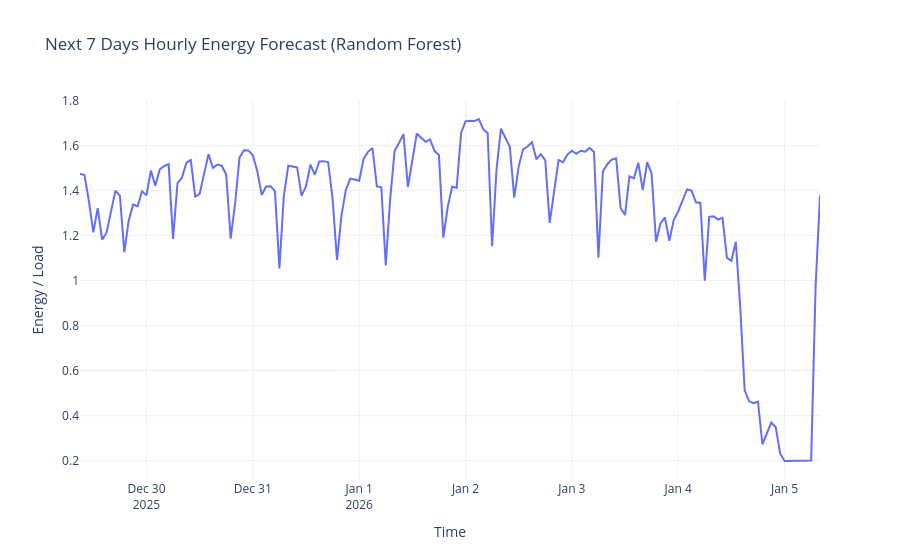

The notebook cell this image was saved under:
### Code cell
fig = go.Figure()
fig.add_trace(go.Scatter(
    x=forecast_df.index,
    y=forecast_df["Predicted"],
    mode="lines",
    name="Next 7 Days Forecast",
    line=dict(width=2)
))

fig.update_layout(
    title="Next 7 Days Hourly Energy Forecast (Random Forest)",
    xaxis_title="Time",
    yaxis_title="Energy / Load",
    template="plotly_white"
)

fig.show()

### Figure 1 — Plotly figure (JSON) as saved in the notebook; plotly's stock layout.template omitted (floating-point values rounded to 4 significant figures; data arrays with more than 128 entries replaced by an {"elided": "..."} marker saying what was removed)
{"data": [{"line": {"width": 2}, "mode": "lines", "name": "Next 7 Days Forecast", "type": "scatter", "x": {"elided": "168 str values"}, "y": {"elided": "168 float values"}}], "layout": {"title": {"text": "Next 7 Days Hourly Energy Forecast (Random Forest)"}, "xaxis": {"title": {"text": "Time"}}, "yaxis": {"title": {"text": "Energy / Load"}}}}
